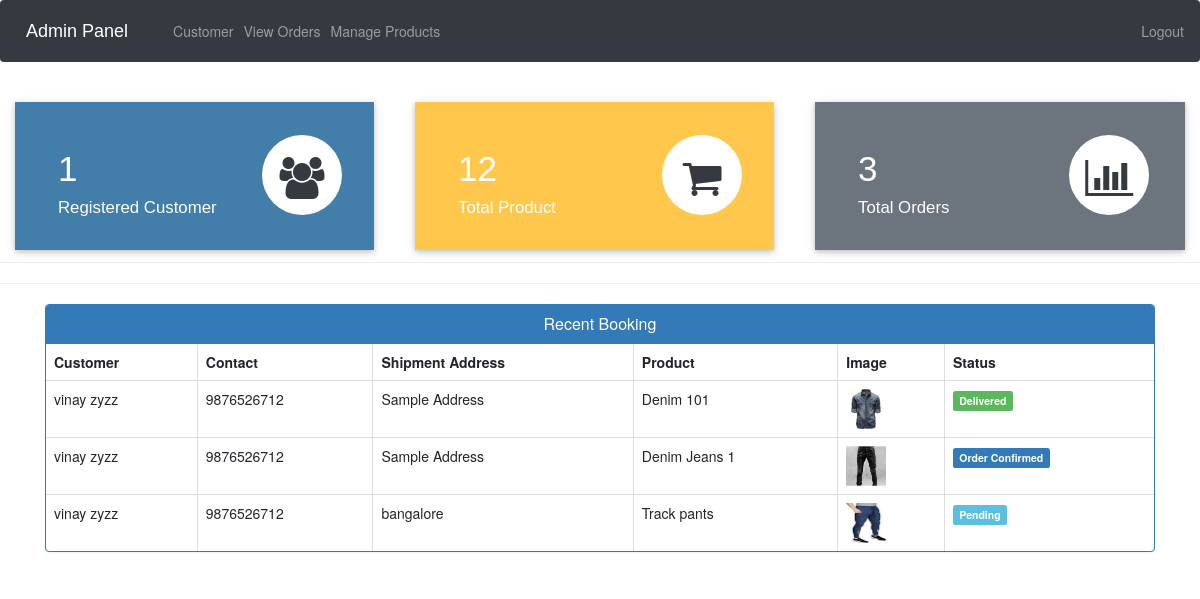
The app's page /admin-dashboard (signed in) with its own data.
### ecom/models.py (models this page shows, shortened)
class Customer(models.Model):
    user=models.OneToOneField(User,on_delete=models.CASCADE)
    profile_pic= models.ImageField(upload_to='profile_pic/CustomerProfilePic/',null=True,blank=True)
    address = models.CharField(max_length=40)
    mobile = models.CharField(max_length=20,null=False)
    @property
    def get_name(self):
        return self.user.first_name+" "+self.user.last_name

class Orders(models.Model):
    STATUS =(
        ('Pending','Pending'),
        ('Order Confirmed','Order Confirmed'),
        ('Out for Delivery','Out for Delivery'),
        ('Delivered','Delivered'),
    )
    customer=models.ForeignKey('Customer', on_delete=models.CASCADE,null=True)
    product=models.ForeignKey('Product',on_delete=models.CASCADE,null=True)
    email = models.CharField(max_length=50,null=True)
    address = models.CharField(max_length=500,null=True)
    mobile = models.CharField(max_length=20,null=True)
    order_date= models.DateField(auto_now_add=True,null=True)
    status=models.CharField(max_length=50,null=True,choices=STATUS)

class Product(models.Model):
    name=models.CharField(max_length=40)
    product_image= models.ImageField(upload_to='product_image/',null=True,blank=True)
    price = models.PositiveIntegerField()
    description=models.CharField(max_length=40)

### ecom/views.py (the view)
# urls.py: path('admin-dashboard', views.admin_dashboard_view,name='admin-dashboard'),
@login_required(login_url='adminlogin')
def admin_dashboard_view(request):
    customercount=models.Customer.objects.all().count()
    productcount=models.Product.objects.all().count()
    ordercount=models.Orders.objects.all().count()
    orders=models.Orders.objects.all()
    ordered_products=[]
    ordered_bys=[]
    for order in orders:
        ordered_product=models.Product.objects.all().filter(id=order.product.id)
        ordered_by=models.Customer.objects.all().filter(id = order.customer.id)
        ordered_products.append(ordered_product)
        ordered_bys.append(ordered_by)
    mydict={
    'customercount':customercount,
    'productcount':productcount,
    'ordercount':ordercount,
    'data':zip(ordered_products,ordered_bys,orders),
    }
    return render(request,'ecom/admin_dashboard.html',context=mydict)

### templates/ecom/admin_dashboard.html
{% extends 'ecom/admin_base.html' %}
{% load static %}
{% block content %}
<br>
{%include 'ecom/admin_dashboard_cards.html'%}
<br><br><br><br><br>
<hr><hr>
<div class="container" >
    <div class="panel panel-primary" >
      <div class="panel-heading" style="text-align:center;">
        <h6 class="panel-title">Recent Booking</h6>
      </div>
      <table class="table table-hover table-bordered" id="dev-table">
        <thead>
          <tr>
            <th>Customer</th>
            <th>Contact</th>
            <th>Shipment Address</th>
            <th>Product</th>
            <th>Image</th>
            <th>Status</th>
          </tr>
        </thead>
        {% for product,customer,order in data %}
        <tr>
          {% for c in customer %}
          <td> {{c.get_name}}</td>
          <td>{{c.mobile}}</td>
          <td>{{order.address}}</td>
          {% endfor %}
          {% for p in product %}
          <td> {{p.name}}</td>
          <td> <img src="{% static p.product_image.url %}" alt="Profile Pic" height="40px" width="40px" /></td>
          {% if order.status == 'Pending'%}
          <td> <span class="label label-info">{{order.status}}</span></td>
          {% elif order.status == 'Delivered' %}
          <td> <span class="label label-success">{{order.status}}</span></td>
          {% elif order.status == 'Out for Delivery' %}
          <td> <span class="label label-warning">{{order.status}}</span></td>
          {%else%}
            <td> <span class="label label-primary">{{order.status}}</span></td>
          {%endif%}
          {% endfor %}
        </tr>
        {% endfor %}
      </table>
  </div>
</div>
{% endblock content %}

### records on screen
Orders: address "Sample Address", status "Delivered"
Customer: get_name "vinay zyzz", mobile "9876526712"
Product: name "Denim 101", product_image (picture)
Orders: address "Sample Address", status "Order Confirmed"
Product: name "Denim Jeans 1", product_image (picture)
Orders: address "bangalore", status "Pending"
Product: name "Track pants", product_image (picture)

### other values on screen
{{ customercount }} "1"
{{ productcount }} "12"
{{ ordercount }} "3"
